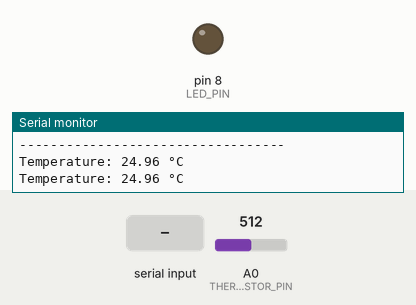
Simulated run of this sketch. Board: Arduino Uno, built with avr-gcc and run on an emulated ATmega328P. On the bench: output pins drawn as LEDs (lit = HIGH), the last lines printed to the serial monitor. Dashed ring = blinking. The inputs (shaded band) are chosen by the test bench; at power-on: A0 (THERMISTOR_PIN) = 512.

Above: at 1.2 s.
1.3 s: A0 (THERMISTOR_PIN) set to 747
3.3 s: A0 (THERMISTOR_PIN) set to 761
At 4.5 s:
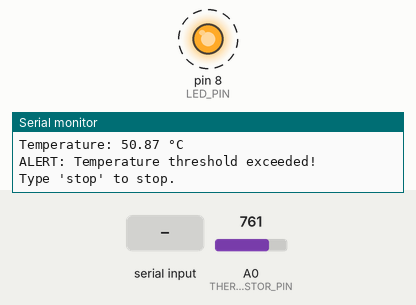
7.4 s: "stop\n" received over Serial
Timing chart, 0 to 16.6 s (numbered marks = the images above; inputs shaded):
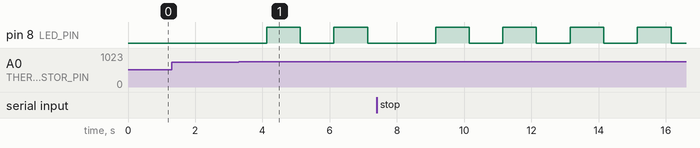

Measured:
- the behaviour switches between 754 and 755 on A0 (THERMISTOR_PIN) (found by bisection; images 0 and 1)
- after the input at 3.3 s, pin 8 (LED_PIN): alternates HIGH for 1.0 s and LOW for 1.0 s, starting after 0.82 s

The sketch:

lab_act4.ino
```cpp
#define THERMISTOR_PIN A0  // Thermistor pin
#define LED_PIN 8          // LED pin for blinking

const float TEMP_THRESHOLD = 50.0;
const float BETA = 3950.0;              // Beta value of thermistor
const float RESISTANCE = 10.0;          // Value of pull-up resistor kΩ

float temperatureC;
bool isBlinking = false;            // Flag to control blinking state
unsigned long previousMillis = 0;   // Store last time LED was updated
const long blinkInterval = 100;     // Blink delay in milliseconds
bool ledState = LOW;                // Current LED state

void setup() {
  pinMode(LED_PIN, OUTPUT);

  Serial.begin(9600);
  Serial.println("Serial communication initialized");
  Serial.println("Temperature Monitoring System");
  Serial.println("Type 'stop' to stop LED blinking");
  Serial.println("----------------------------------");
}

// Function to read temperature using Steinhart-Hart Equation
float readTemperature() {
  int analogValue = analogRead(THERMISTOR_PIN);

  // Calculating temp in Celsius using Steinhart-Hart Equation
  float tempC = BETA / (log((1025.0 * RESISTANCE / analogValue - RESISTANCE) / RESISTANCE) + BETA / 298.0) - 273.0;
  return tempC;
}

void loop() {
  // Read temperature
  temperatureC = readTemperature();

  // Display temperature reading
  Serial.print("Temperature: ");
  Serial.print(temperatureC);
  Serial.println(" °C");

  // Check if threshold is met
  if (temperatureC >= TEMP_THRESHOLD && !isBlinking) {
    isBlinking = true;
    Serial.println("ALERT: Temperature threshold exceeded!");
    Serial.println("Type 'stop' to stop.");
  }

  // // LED blinking code
  if (isBlinking) {
    unsigned long currentMillis = millis();

    if (currentMillis - previousMillis >= blinkInterval) {
      previousMillis = currentMillis;

      // toggle led state
      ledState = !ledState;
      digitalWrite(LED_PIN, ledState);
    }
  }

  // Check for serial input
  if (Serial.available()) {
    String input = Serial.readStringUntil('\n');  // read until newline
    input.trim();                                  // remove whitespace
    input.toLowerCase();                           // convert to lowercase

    if (input == "stop") {
      isBlinking = false;
      digitalWrite(LED_PIN, LOW);  // Turn off LED
      ledState = LOW;
      Serial.println("Blinking stopped!");
    }
  }

  delay(1000);  // Delay for temperature reading display
}
```
